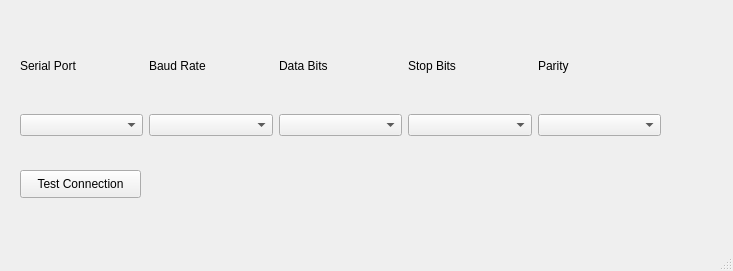
<?xml version="1.0" encoding="UTF-8"?>
<ui version="4.0">
 <class>modbusSetupWindow</class>
 <widget class="QMainWindow" name="modbusSetupWindow">
  <property name="geometry">
   <rect>
    <x>0</x>
    <y>0</y>
    <width>733</width>
    <height>271</height>
   </rect>
  </property>
  <property name="windowTitle">
   <string>MainWindow</string>
  </property>
  <widget class="QWidget" name="centralwidget">
   <widget class="QWidget" name="horizontalLayoutWidget_2">
    <property name="geometry">
     <rect>
      <x>20</x>
      <y>40</y>
      <width>641</width>
      <height>51</height>
     </rect>
    </property>
    <layout class="QHBoxLayout" name="horizontalLayout_2">
     <item>
      <widget class="QLabel" name="portLabel">
       <property name="text">
        <string>Serial Port</string>
       </property>
      </widget>
     </item>
     <item>
      <widget class="QLabel" name="baudLabel">
       <property name="text">
        <string>Baud Rate</string>
       </property>
      </widget>
     </item>
     <item>
      <widget class="QLabel" name="dataBitsLabel">
       <property name="text">
        <string>Data Bits</string>
       </property>
      </widget>
     </item>
     <item>
      <widget class="QLabel" name="stopBitsLabel">
       <property name="text">
        <string>Stop Bits</string>
       </property>
      </widget>
     </item>
     <item>
      <widget class="QLabel" name="parityLabel">
       <property name="text">
        <string>Parity</string>
       </property>
      </widget>
     </item>
    </layout>
   </widget>
   <widget class="QWidget" name="horizontalLayoutWidget">
    <property name="geometry">
     <rect>
      <x>20</x>
      <y>100</y>
      <width>641</width>
      <height>51</height>
     </rect>
    </property>
    <layout class="QHBoxLayout" name="horizontalLayout">
     <item>
      <widget class="QComboBox" name="serialPort"/>
     </item>
     <item>
      <widget class="QComboBox" name="baud"/>
     </item>
     <item>
      <widget class="QComboBox" name="dataBits"/>
     </item>
     <item>
      <widget class="QComboBox" name="stopBits"/>
     </item>
     <item>
      <widget class="QComboBox" name="parity"/>
     </item>
    </layout>
   </widget>
   <widget class="QPushButton" name="setupConnectionBtn">
    <property name="geometry">
     <rect>
      <x>20</x>
      <y>170</y>
      <width>121</width>
      <height>28</height>
     </rect>
    </property>
    <property name="text">
     <string>Test Connection</string>
    </property>
   </widget>
  </widget>
  <widget class="QMenuBar" name="menubar">
   <property name="geometry">
    <rect>
     <x>0</x>
     <y>0</y>
     <width>733</width>
     <height>25</height>
    </rect>
   </property>
  </widget>
  <widget class="QStatusBar" name="statusbar"/>
 </widget>
 <resources/>
 <connections/>
</ui>
